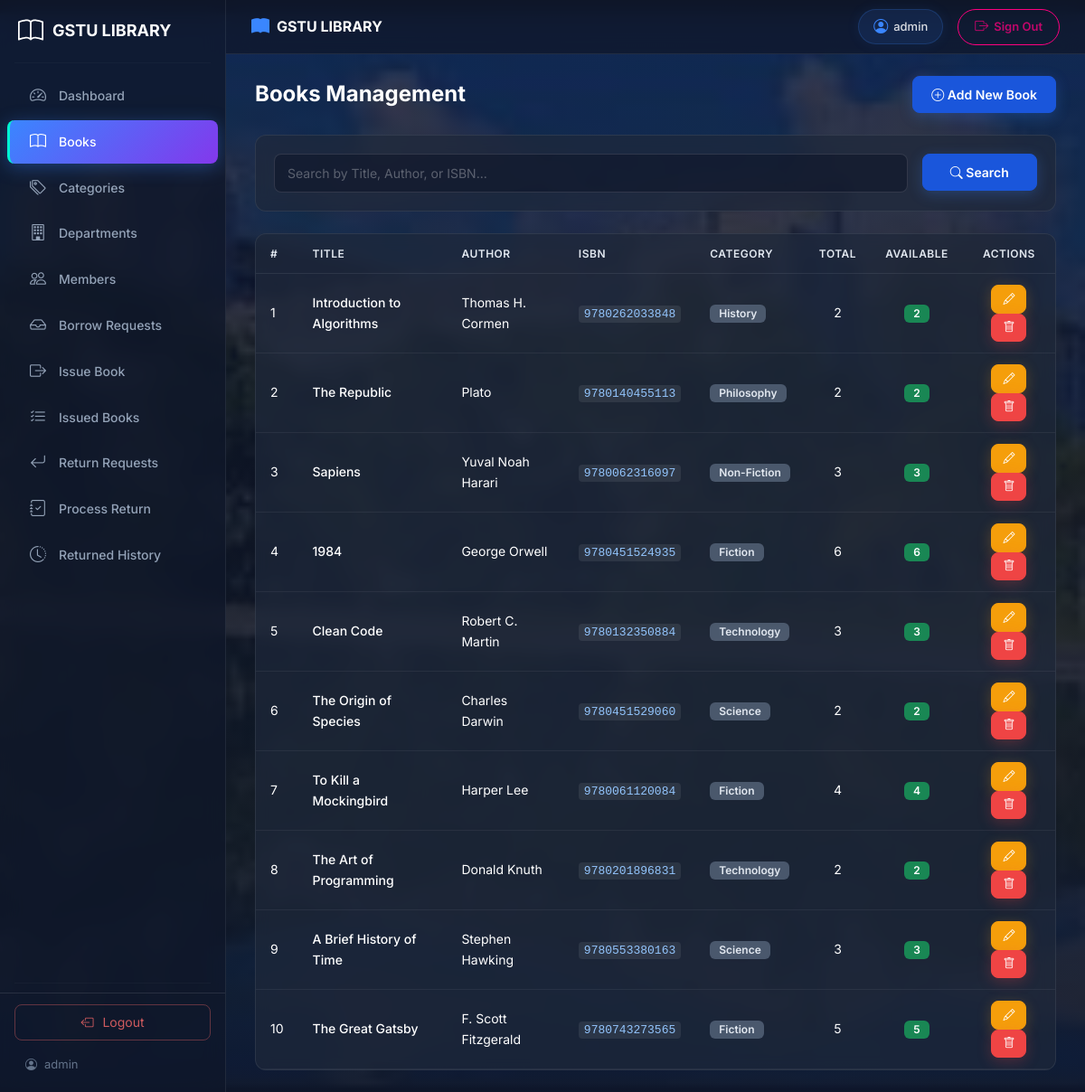
Page /admin/books.php (signed in) on the committed database.
### tables this page shows
CREATE TABLE IF NOT EXISTS `books` (
    `id` INT(11) NOT NULL AUTO_INCREMENT,
    `title` VARCHAR(255) NOT NULL,
    `author` VARCHAR(255) NOT NULL,
    `isbn` VARCHAR(20) NOT NULL,
    `category_id` INT(11) NOT NULL,
    `quantity` INT(11) NOT NULL DEFAULT 1 COMMENT 'Total copies owned',
    `available` INT(11) NOT NULL DEFAULT 1 COMMENT 'Copies currently available',
    `created_at` TIMESTAMP NOT NULL DEFAULT CURRENT_TIMESTAMP(),
    PRIMARY KEY (`id`),
    UNIQUE INDEX `isbn` (`isbn`),
    INDEX `category_id` (`category_id`),
    INDEX `title` (`title`),
    CONSTRAINT `fk_books_category` FOREIGN KEY (`category_id`)
        REFERENCES `categories` (`id`) ON UPDATE CASCADE ON DELETE RESTRICT
);

CREATE TABLE IF NOT EXISTS `categories` (
    `id` INT(11) NOT NULL AUTO_INCREMENT,
    `name` VARCHAR(100) NOT NULL,
    `status` TINYINT(1) NOT NULL DEFAULT 1 COMMENT '1=Active, 0=Inactive',
    `created_at` TIMESTAMP NOT NULL DEFAULT CURRENT_TIMESTAMP(),
    PRIMARY KEY (`id`),
    UNIQUE INDEX `name` (`name`)
);

### includes/functions.php (called while the page is built, shortened)
<?php
function sanitize(string $data): string
{
    $data = trim($data);
    $data = stripslashes($data);
    $data = htmlspecialchars($data, ENT_QUOTES, 'UTF-8');
    return $data;
}
function paginate(int $totalRecords, int $limit = 10): array
{
    $page = isset($_GET['page']) ? max(1, (int)$_GET['page']) : 1;
    $totalPages = ceil($totalRecords / $limit);
    $offset = ($page - 1) * $limit;
    return [
        'offset'      => $offset,
        'limit'       => $limit,
        'totalPages'  => $totalPages,
        'currentPage' => $page,
    ];
}

### admin/books.php (the view, shortened to what this page needs)
<?php
require_once __DIR__ . '/../includes/functions.php';
$pdo = getConnection();
$search = sanitize($_GET['search'] ?? '');
$searchCondition = '';
$params = [];
$countSql = "SELECT COUNT(*) as total FROM books b $searchCondition";
$countStmt = $pdo->prepare($countSql);
$countStmt->execute($params);
$totalRecords = $countStmt->fetch()['total'];
$pagination = paginate($totalRecords, 10);
$sql = "
    SELECT b.*, c.name
    FROM books b
    LEFT JOIN categories c ON b.category_id = c.id
    $searchCondition
    ORDER BY b.id DESC
    LIMIT :offset, :limit
";
$stmt = $pdo->prepare($sql);
$stmt->bindValue(':offset', $pagination['offset'], PDO::PARAM_INT);
$stmt->bindValue(':limit', $pagination['limit'], PDO::PARAM_INT);
$stmt->execute();
$books = $stmt->fetchAll();
require_once __DIR__ . '/header.php';
require_once __DIR__ . '/sidebar.php';
?>
<div class="main-content">
    <div class="d-flex justify-content-between align-items-center mb-4">
        <h2 class="page-title">Books Management</h2>
        <a href="book-add.php" class="btn btn-primary"><i class="bi bi-plus-circle"></i> Add New Book</a>
    </div>
    <div class="card dashboard-card mb-4">
        <div class="card-body">
            <form method="GET" action="" class="row g-3">
                <div class="col-md-10">
                    <input type="text" class="form-control" name="search"
                           placeholder="Search by Title, Author, or ISBN..."
                           value="<?php echo htmlspecialchars($search, ENT_QUOTES, 'UTF-8'); ?>">
                </div>
                <div class="col-md-2">
                    <button type="submit" class="btn btn-primary w-100"><i class="bi bi-search"></i> Search</button>
                </div>
            </form>
        </div>
    </div>
    <div class="card dashboard-card">
        <div class="card-body p-0">
            <div class="table-responsive">
                <table class="table table-hover mb-0">
                    <thead>
                        <tr>
                            <th>#</th>
                            <th>Title</th>
                            <th>Author</th>
                            <th>ISBN</th>
                            <th>Category</th>
                            <th class="text-center">Total</th>
                            <th class="text-center">Available</th>
                            <th class="text-center">Actions</th>
                        </tr>
                    </thead>
                    <tbody>
                        <?php if (empty($books)): ?>
                            <tr><td colspan="8" class="text-center py-4 text-muted">No books found.</td></tr>
                        <?php else: ?>
                            <?php $i = $pagination['offset'] + 1; ?>
                            <?php foreach ($books as $book): ?>
                                <tr>
                                    <td><?php echo $i++; ?></td>
                                    <td class="fw-medium"><?php echo htmlspecialchars($book['title'], ENT_QUOTES, 'UTF-8'); ?></td>
                                    <td><?php echo htmlspecialchars($book['author'], ENT_QUOTES, 'UTF-8'); ?></td>
                                    <td><code><?php echo htmlspecialchars($book['isbn'], ENT_QUOTES, 'UTF-8'); ?></code></td>
                                    <td><span class="badge bg-secondary"><?php echo htmlspecialchars($book['name'] ?? 'N/A', ENT_QUOTES, 'UTF-8'); ?></span></td>
                                    <td class="text-center"><?php echo $book['quantity']; ?></td>
                                    <td class="text-center">
                                        <span class="badge bg-<?php echo ($book['available'] ?? 0) > 0 ? 'success' : 'danger'; ?>">
                                            <?php echo $book['available'] ?? 0; ?>
                                        </span>
                                    </td>
                                    <td class="text-center">
                                        <a href="book-edit.php?id=<?php echo $book['id']; ?>" class="btn btn-sm btn-warning" title="Edit">
                                            <i class="bi bi-pencil"></i>
                                        </a>
                                        <a href="book-add.php?delete=<?php echo $book['id']; ?>"
                                           class="btn btn-sm btn-danger"
                                           title="Delete"
                                           onclick="return confirm('Are you sure you want to delete this book?');">
                                            <i class="bi bi-trash"></i>
                                        </a>
                                    </td>
                                </tr>
                            <?php endforeach; ?>
                        <?php endif; ?>
                    </tbody>
                </table>
            </div>
        </div>
    </div>
</div>
<?php require_once __DIR__ . '/footer.php'; ?>

### rows in the picture
books: title "Introduction to Algorithms", author "Thomas H. Cormen", isbn "9780262033848", category.name "History", quantity "2", available "2"
books: title "The Republic", author "Plato", isbn "9780140455113", category.name "Philosophy", quantity "2", available "2"
books: title "Sapiens", author "Yuval Noah Harari", isbn "9780062316097", category.name "Non-Fiction", quantity "3", available "3"
books: title "1984", author "George Orwell", isbn "9780451524935", category.name "Fiction", quantity "6", available "6"
books: title "Clean Code", author "Robert C. Martin", isbn "9780132350884", category.name "Technology", quantity "3", available "3"
books: title "The Origin of Species", author "Charles Darwin", isbn "9780451529060", category.name "Science", quantity "2", available "2"
books: title "To Kill a Mockingbird", author "Harper Lee", isbn "9780061120084", category.name "Fiction", quantity "4", available "4"
books: title "The Art of Programming", author "Donald Knuth", isbn "9780201896831", category.name "Technology", quantity "2", available "2"
books: title "A Brief History of Time", author "Stephen Hawking", isbn "9780553380163", category.name "Science", quantity "3", available "3"
books: title "The Great Gatsby", author "F. Scott Fitzgerald", isbn "9780743273565", category.name "Fiction", quantity "5", available "5"

### other values in the picture
$_SESSION['admin_name'] "admin"
